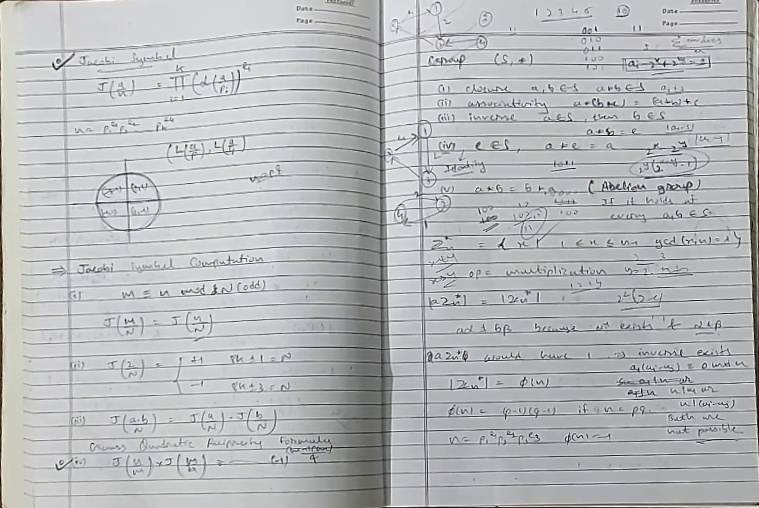
#> input picture pages/page0.jpg, 759 x 508 px, given in place of 1.mp4, which was not available
$ python video_to_pdf.py
#> lines starting #> are read from the running program, lines starting #| are printed output that depends on the picture; pictures that were not available may be replaced by others from this repository, and a replacement may not be noted

import numpy as np # type: ignore
import cv2 as cv # type: ignore
import matplotlib.pyplot as plt  # type: ignore
from reportlab.pdfgen import canvas # type: ignore
from reportlab.lib.pagesizes import letter # type: ignore
from reportlab.lib import colors # type: ignore
from reportlab.lib.units import inch, cm # type: ignore
from PIL import Image  # type: ignore

def page_flip_capture(video_path):
#> called with video_path = '1.mp4'
    cap = cv.VideoCapture(video_path)

    # params for ShiTomasi corner detection
    feature_params = dict( maxCorners = 200,
                        qualityLevel = 0.1,
                        minDistance = 2,
                        blockSize = 7 )

    # Parameters for lucas kanade optical flow
    lk_params = dict( winSize  = (15, 15),
                    maxLevel = 2,
                    criteria = (cv.TERM_CRITERIA_EPS | cv.TERM_CRITERIA_COUNT, 10, 0.03))

    # Create some random colors
    color = np.random.randint(0, 255, (200, 3))

    # Take first frame and find corners in it
    ret, old_frame = cap.read()
#> old_frame is the input picture: shape (508, 759, 3); mean B, G, R 186.6, 184.5, 183.3
    old_gray = cv.cvtColor(old_frame, cv.COLOR_BGR2GRAY)
    flip_detected = True
    need_to_cap = True

    # Create a mask image for drawing purposes
    mask = np.zeros_like(old_frame)
    saved_frames = []
    frame_diff_list = []
    plot_diff_list = []
    frame_idx_list = []
    frame_idx = 0
    idx = 0
    green_signal_list = []
    red_signal_list = []

    while(1):
        ret, frame = cap.read()
        if not ret:
            print('No more frames grabbed!')
            break

        frame_gray = cv.cvtColor(frame, cv.COLOR_BGR2GRAY)

        if flip_detected:
            mask1 = np.zeros_like(frame_gray)
            mask1[:] = 255
            # print('good features to track')
            p0 = cv.goodFeaturesToTrack(old_gray, mask = mask1, **feature_params)
#> p0 = 200 rows, first 8: [609, 132], [56, 66], [605, 131], [58, 467], [502, 246], [458, 62], [630, 189], [610, 104]
            flip_detected = False
        # calculate optical flow
        p1, st, err = cv.calcOpticalFlowPyrLK(old_gray, frame_gray, p0, None, **lk_params)
#> p1 has the same summary as p0; st = 200 values from 1 to 1; err = 200 values from 0 to 0

        # Select good points
        if p1 is not None:
            good_new = p1[st==1]
#> good_new = 200 pairs, first value 56 to 752, second value 10 to 467
            good_old = p0[st==1]
#> good_old has the same summary as good_new

            # print(good_new)
            # print(good_old)

            if(len(good_new) == len(good_old)):
                frame_diff = 0
                for i in range(len(good_new)):
                    old_pos_x = good_old[i][0]
                    old_pos_y = good_old[i][1]
                    new_pos_x = good_new[i][0]
                    new_pos_y = good_new[i][1]

                    frame_diff += (old_pos_x - new_pos_x)**2 + (old_pos_y - new_pos_y)**2
#> this loop made 200 passes
#> (old_pos_x, old_pos_y, new_pos_x, new_pos_y) on passes 1 to 3: (609, 132, 609, 132), (56, 66, 56, 66), (605, 131, 605, 131)
#> after the loop, frame_diff = 0

                frame_diff /= len(good_old)
                frame_idx += 1
                frame_idx_list.append(frame_idx)
                frame_diff_list.append(frame_diff)
                # print(frame_diff)

                avg = 0
                if len(frame_diff_list) >= 20:
                    for i in range(-1, -21, -1):
                        avg += frame_diff_list[i]

                avg /= 20

                plot_diff_list.append(avg)
                # print(avg, 'avgggggggg\n')
                if avg >= 500:
                    # print(" flip detected !!!!!11")
                    # print(" flip detected !!!!!11")
                    need_to_cap = True
                    green_signal_list.append(frame_idx)

                if need_to_cap and avg < 1.0 and avg > 0.0:
                    # print("capture called!!!!!!!!!!!!!!!!!!!!!!!!\n")
                    # print("capture called!!!!!!!!!!!!!!!!!!!!!!!!\n")
                    name = 'saved_frame_1_%d.jpg'%idx
                    cv.imwrite(name, frame)

                    # cframe = frame.copy()

                    saved_frames.append(frame)
                    mask = np.zeros_like(old_frame)
                    old_gray = frame_gray.copy()
                    need_to_cap = False
                    flip_detected = True
                    red_signal_list.append(frame_idx)
                    idx += 1

                    continue


                # print('frame diff')


        # draw the tracks
        for i, (new, old) in enumerate(zip(good_new, good_old)):
            a, b = new.ravel()
            c, d = old.ravel()
            mask = cv.line(mask, (int(a), int(b)), (int(c), int(d)), color[i].tolist(), 1)
            frame = cv.circle(frame, (int(a), int(b)), 3, color[i].tolist(), -1)
#> this loop made 200 passes
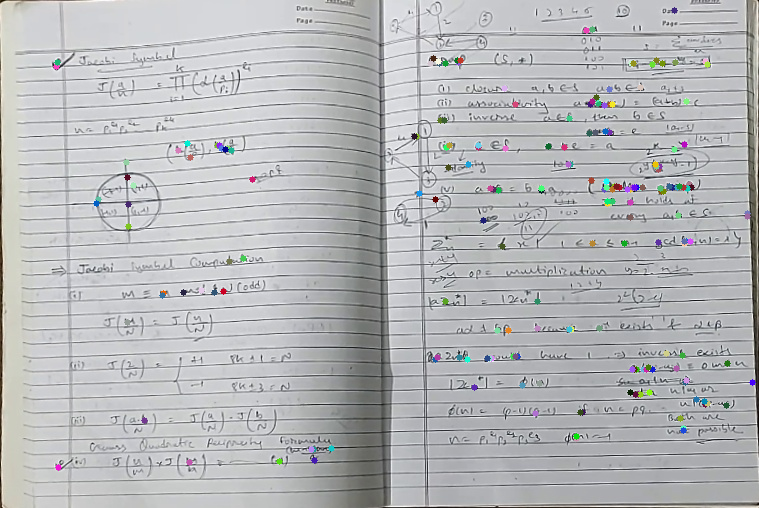
#> frame: shape (508, 759, 3); mean B, G, R 186.2, 184.1, 182.8
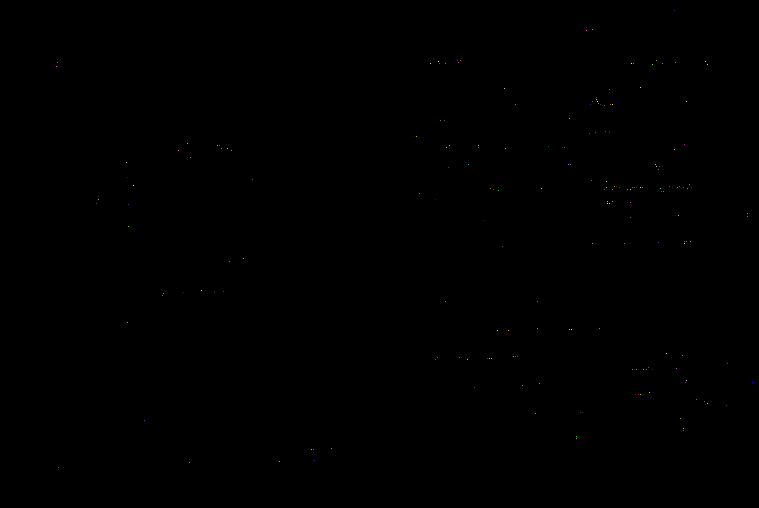
#> mask: shape (508, 759, 3); mean of channels 0, 1, 2 0.1, 0.1, 0.1; drawn as B, G, R

        cframe = frame.copy()
        cmask = mask.copy()
        cframe = cv.resize(cframe, (900, 900))
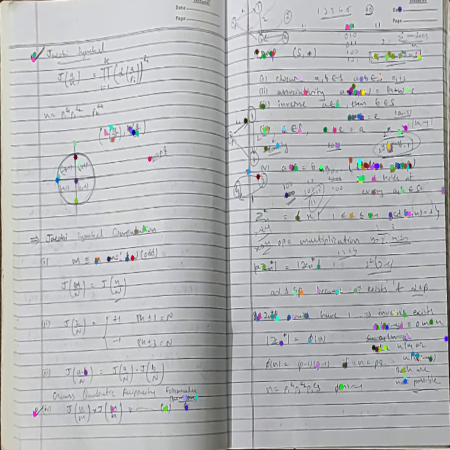
#> cframe: shape (900, 900, 3) (shown at 1/2 size); mean B, G, R 186.1, 184, 182.7
        cmask = cv.resize(cmask, (900, 900))
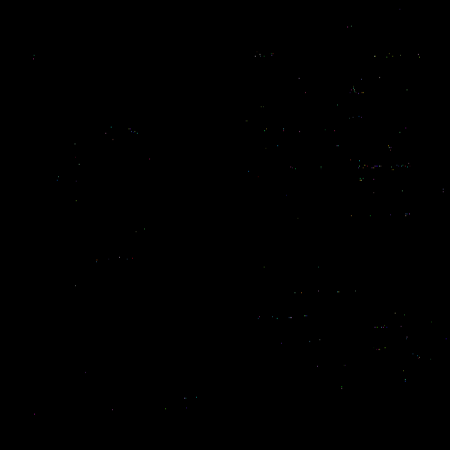
#> cmask: shape (900, 900, 3) (shown at 1/2 size); mean of channels 0, 1, 2 0.1, 0.1, 0.1; drawn as B, G, R
        img = cv.add(cframe, cmask)

        cv.imshow('frame', img)
        k = cv.waitKey(30) & 0xff
#> (key Esc is pressed here)
        if k == 27:
            break

        # Now update the previous frame and previous points
        old_gray = frame_gray.copy()
        p0 = good_new.reshape(-1, 1, 2)

    cv.destroyAllWindows()
    x = frame_idx_list
    y = plot_diff_list

    plt.plot(x, y)

    plt.xlabel('frame number')
    plt.ylabel('motion strength')

    plt.vlines(green_signal_list, ymin = 0, ymax = max(plot_diff_list),
           colors = 'green',
           label = 'page_flipping detected', alpha = 0.2)

    plt.vlines(red_signal_list, ymin = 0, ymax = max(plot_diff_list),
           colors = 'red',
           label = 'frame_to_capture_detected')

    plt.show()
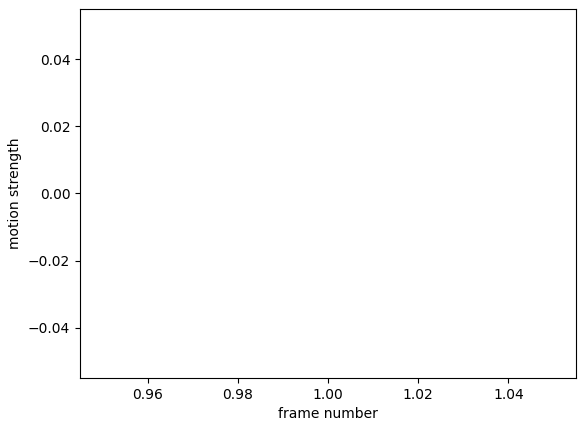
#> figure drawn by matplotlib, 1 panel

    return saved_frames;

# [93 lines left out: functions order_points, find_dest, scan, not called in this run]


def create_pdf(images_list):
    res = canvas.Canvas("content_pdf_1.pdf", pagesize=letter)
    res.setFillColor(colors.grey)

    idx = 0
    for saved_image in images_list:
        # [5 lines of commented-out code are left out]
        img = saved_image
        img_height, img_width = img.shape[:2]
        aspect = img_height / float(img_width)

        display_width = 500
        display_height = (display_width * aspect)

        img_name = "page%i.jpg"%idx
        cv.imwrite(img_name, img)
        res.drawImage(img_name, 15, 0, width=display_width, height=display_height)
        res.showPage()
        idx += 1
    res.save()

# create_pdf(images_list=images_list)

if __name__ == "__main__":
    video_path = "1.mp4"
    saved_frames = page_flip_capture(video_path)
    print("frame capturing done!")
    scanned_images_list = []
    for image1 in saved_frames:
        scanned_image = scan(image1)
        scanned_images_list.append(scanned_image)
    print("scanning done!")
    create_pdf(images_list = scanned_images_list)
#> (the call stopped at in create_pdf, `res = canvas.Canvas("content_pdf_1.pdf", pagesize=letter)`: reportlab is not available in this run)
    print("pdf creation done!")

$ run again, on pages/page1.jpg
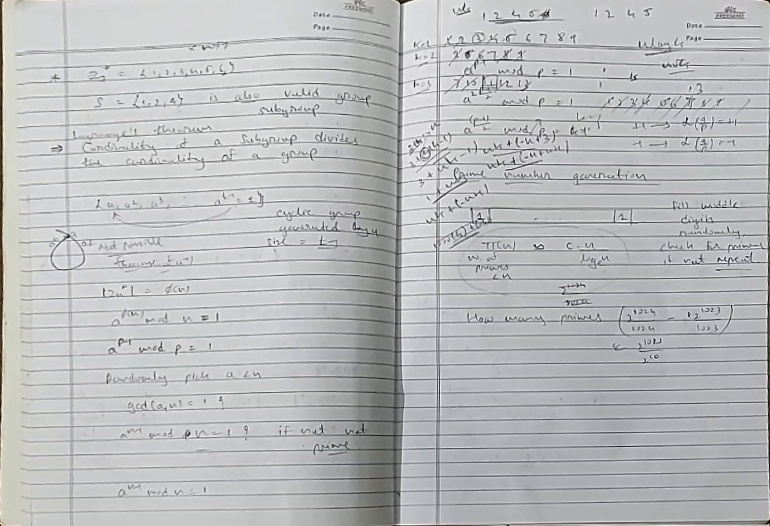
#> input picture pages/page1.jpg, 770 x 526 px, given in place of 1.mp4, which was not available
#> in page_flip_capture, old_frame is the input picture: shape (526, 770, 3); mean B, G, R 188.1, 186.8, 185.6
#> p0 = 200 rows, first 8: [635, 77], [401, 4], [720, 259], [322, 242], [725, 261], [568, 303], [532, 151], [480, 216]
#> p1 has the same summary as p0; st = 200 values from 1 to 1; err = 200 values from 0 to 0
#> good_new = 200 pairs, first value 61 to 764, second value 4 to 448
#> good_old has the same summary as good_new
#> the loop in page_flip_capture, `for i in range(len(good_new)):` made 200 passes
#> (old_pos_x, old_pos_y, new_pos_x, new_pos_y) on passes 1 to 3: (635, 77, 635, 77), (401, 4, 401, 4), (720, 259, 720, 259)
#> after the loop in page_flip_capture, `for i in range(len(good_new)):`: frame_diff = 0
#> the loop in page_flip_capture, `for i, (new, old) in enumerate(zip(good_new, good_old)):` made 200 passes
#> after the loop in page_flip_capture, `for i, (new, old) in enumerate(zip(good_new, good_old)):`:
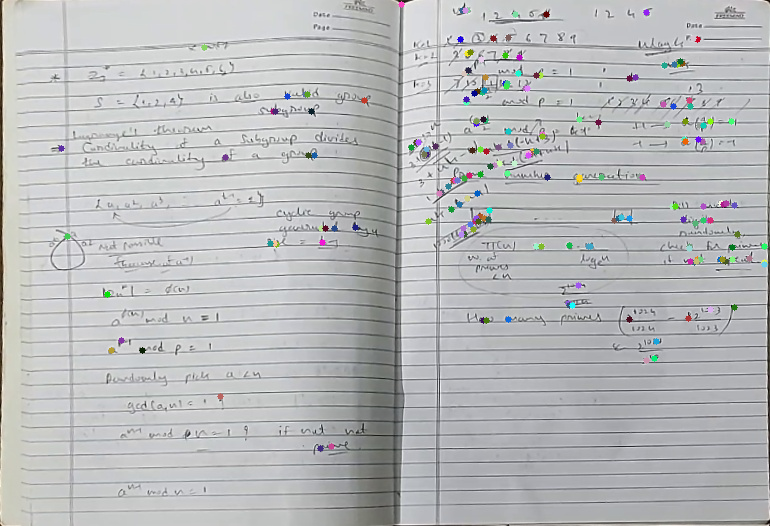
#> frame: shape (526, 770, 3); mean B, G, R 187.6, 186.3, 185
#> in page_flip_capture, `cframe = cv.resize(cframe, (900, 900))`:
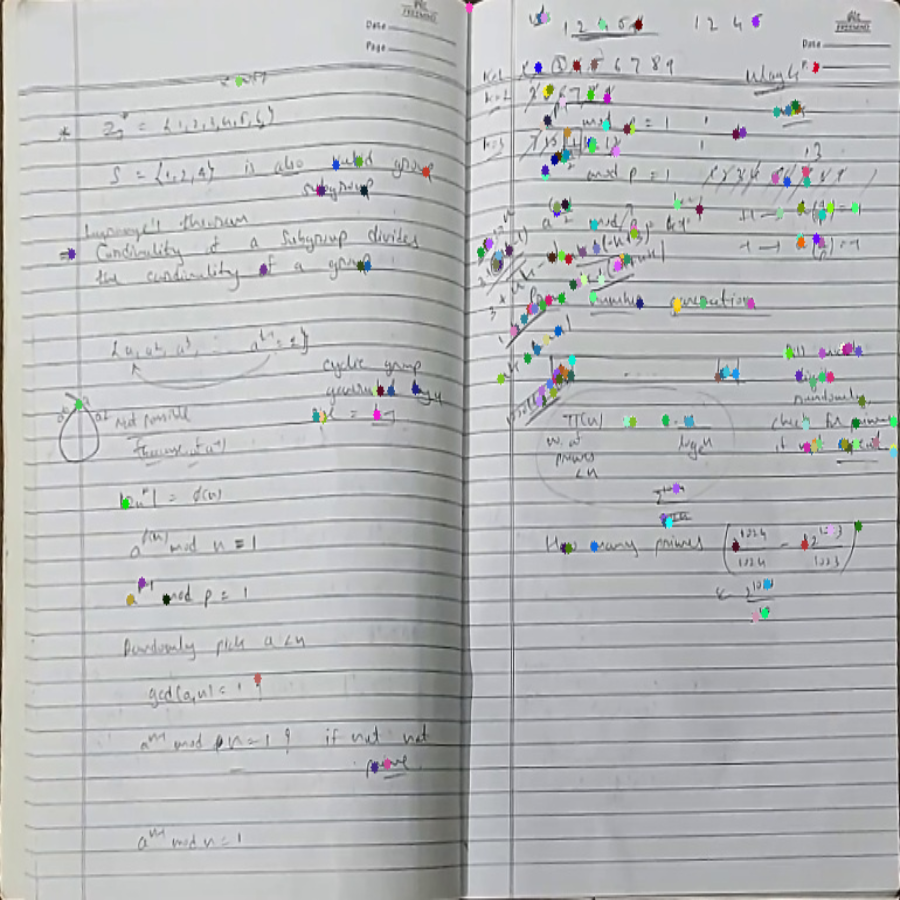
#> cframe: shape (900, 900, 3); mean B, G, R 187.5, 186.2, 184.9

$ run again, on pages/page2.jpg
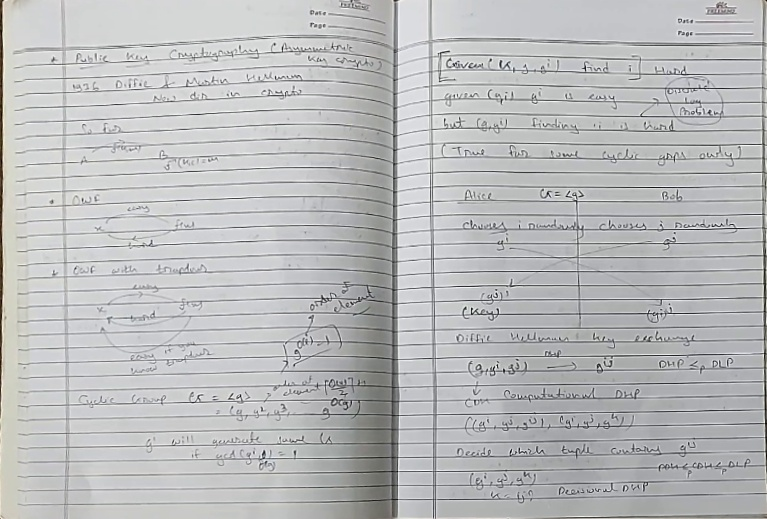
#> input picture pages/page2.jpg, 767 x 519 px, given in place of 1.mp4, which was not available
#> in page_flip_capture, old_frame is the input picture: shape (519, 767, 3); mean B, G, R 188.4, 187.4, 186.5
#> p0 = 200 rows, first 8: [584, 70], [519, 452], [521, 451], [475, 312], [659, 315], [473, 312], [685, 70], [582, 68]
#> p1 has the same summary as p0; st = 200 values from 1 to 1; err = 200 values from 0 to 0
#> good_new = 200 pairs, first value 131 to 762, second value 20 to 484
#> good_old has the same summary as good_new
#> the loop in page_flip_capture, `for i in range(len(good_new)):` made 200 passes
#> (old_pos_x, old_pos_y, new_pos_x, new_pos_y) on passes 1 to 3: (584, 70, 584, 70), (519, 452, 519, 452), (521, 451, 521, 451)
#> after the loop in page_flip_capture, `for i in range(len(good_new)):`: frame_diff = 0
#> the loop in page_flip_capture, `for i, (new, old) in enumerate(zip(good_new, good_old)):` made 200 passes
#> after the loop in page_flip_capture, `for i, (new, old) in enumerate(zip(good_new, good_old)):`:
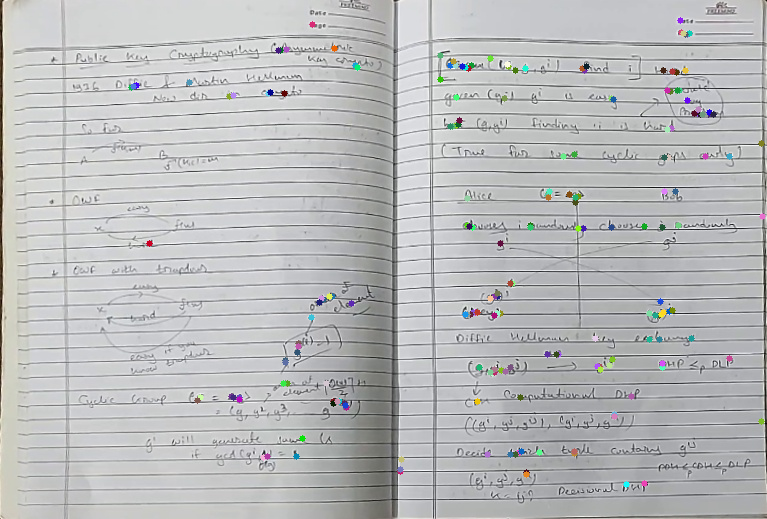
#> frame: shape (519, 767, 3); mean B, G, R 187.9, 187, 185.9
#> in page_flip_capture, `cframe = cv.resize(cframe, (900, 900))`:
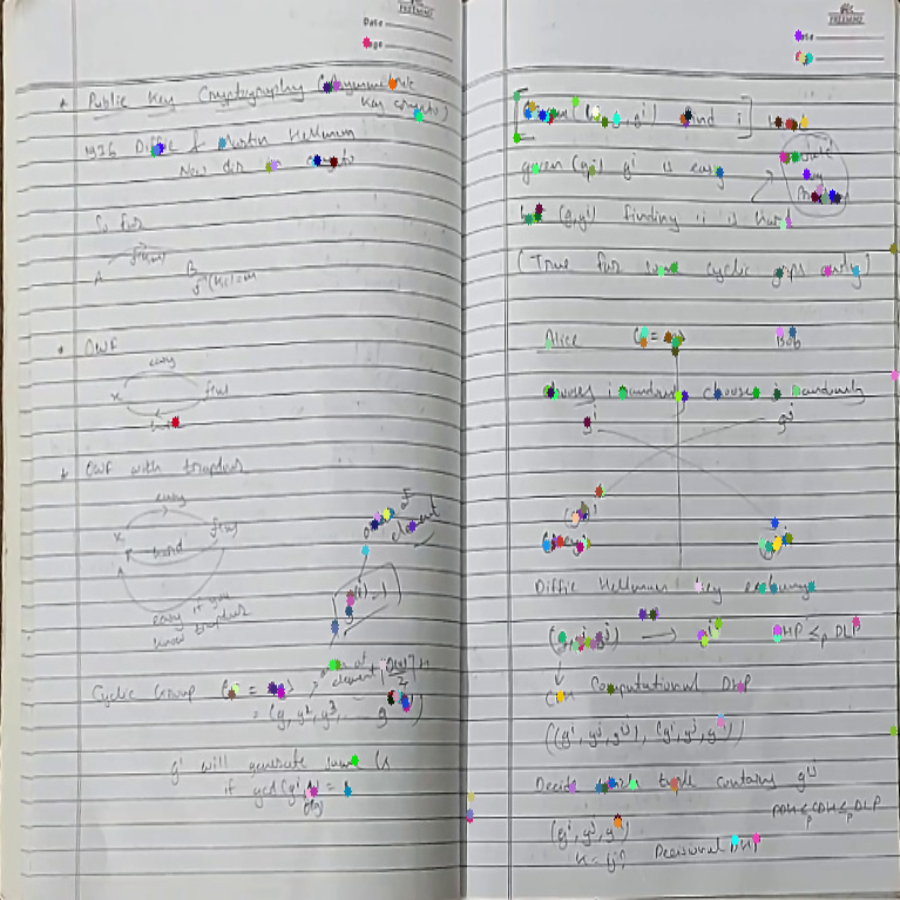
#> cframe: shape (900, 900, 3); mean B, G, R 187.8, 186.9, 185.8
